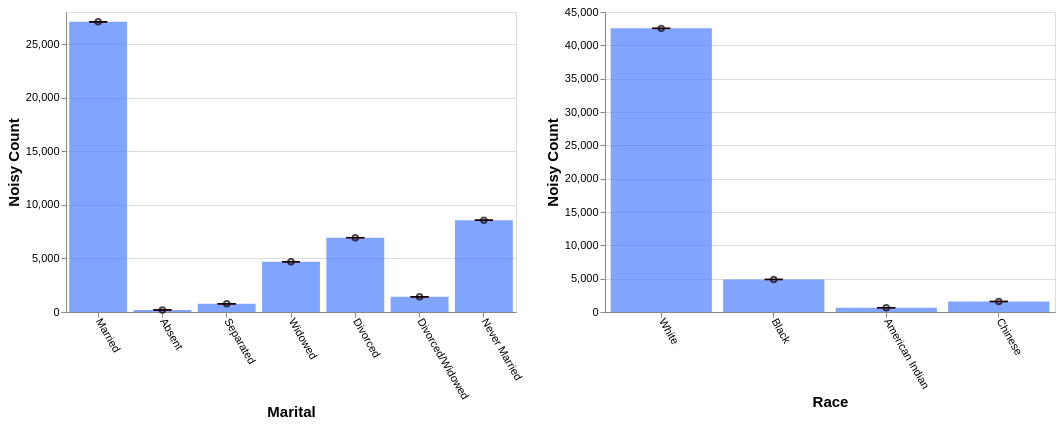

This figure's Vega-Lite source:
### Vega-Lite specification from a JSON file in a GitHub repository (floating-point values rounded to 4 significant figures)
{"config": {"view": {"continuousWidth": 400, "continuousHeight": 300}, "axis": {"labelFontSize": 11, "titleFontSize": 15}, "axisBottom": {"labelAngle": 60}}, "hconcat": [{"layer": [{"mark": "bar", "encoding": {"color": {"value": "transparent"}, "tooltip": [{"aggregate": "sum", "field": "noisy_count", "title": "noisy count", "type": "quantitative"}, {"aggregate": "sum", "field": "noisy_count_prev", "title": "prev count", "type": "quantitative"}, {"aggregate": "sum", "field": "error", "title": "current error", "type": "quantitative"}, {"aggregate": "sum", "field": "error_prev", "title": "prev error", "type": "quantitative"}], "x": {"field": "marital", "sort": null, "title": "Marital", "type": "ordinal"}}, "height": 300, "selection": {"selector549": {"type": "interval", "encodings": ["x"]}}, "transform": [{"filter": {"selection": "selector550"}}], "width": 450}, {"mark": {"type": "bar", "color": "gray", "opacity": 0}, "encoding": {"x": {"field": "marital", "sort": null, "title": "Marital", "type": "ordinal"}, "y": {"aggregate": "sum", "field": "noisy_count_prev", "type": "quantitative"}}, "transform": [{"filter": {"selection": "selector550"}}]}, {"mark": {"type": "bar", "color": "#4C7FFF", "opacity": 0.7}, "encoding": {"x": {"field": "marital", "sort": null, "title": "Marital", "type": "ordinal"}, "y": {"aggregate": "sum", "field": "noisy_count", "type": "quantitative"}}, "transform": [{"filter": {"selection": "selector550"}}]}, {"mark": {"type": "point", "color": "black", "opacity": 0.7}, "encoding": {"x": {"field": "marital", "sort": null, "title": "Marital", "type": "ordinal"}, "y": {"aggregate": "sum", "field": "noisy_count", "title": "Noisy Count", "type": "quantitative"}}, "transform": [{"filter": {"selection": "selector550"}}]}, {"mark": {"type": "rule", "color": "#B6B6B6", "size": 2, "strokeDash": [3, 3]}, "encoding": {"x": {"field": "marital", "sort": null, "title": "Marital", "type": "ordinal"}, "y": {"aggregate": "sum", "field": "plus_error_prev_marital", "title": "", "type": "quantitative"}, "y2": {"aggregate": "sum", "field": "minus_error_prev_marital", "title": ""}}, "transform": [{"filter": {"selection": "selector550"}}]}, {"mark": {"type": "tick", "color": "#B90000", "size": 0, "strokeDash": [1, 1]}, "encoding": {"x": {"field": "marital", "sort": null, "title": "Marital", "type": "ordinal"}, "y": {"aggregate": "sum", "field": "plus_error_prev_marital", "type": "quantitative"}}, "transform": [{"filter": {"selection": "selector550"}}]}, {"mark": {"type": "tick", "color": "#B90000", "size": 0, "strokeDash": [3, 1]}, "encoding": {"x": {"field": "marital", "sort": null, "title": "Marital", "type": "ordinal"}, "y": {"aggregate": "sum", "field": "minus_error_prev_marital", "type": "quantitative"}}, "transform": [{"filter": {"selection": "selector550"}}]}, {"mark": {"type": "rule", "color": "black", "size": 2}, "encoding": {"x": {"field": "marital", "sort": null, "title": "Marital", "type": "ordinal"}, "y": {"aggregate": "sum", "field": "plus_error", "title": "", "type": "quantitative"}, "y2": {"aggregate": "sum", "field": "minus_error", "title": ""}}, "transform": [{"filter": {"selection": "selector550"}}]}, {"mark": {"type": "tick", "color": "black", "width": 0}, "encoding": {"x": {"field": "marital", "sort": null, "title": "Marital", "type": "ordinal"}, "y": {"aggregate": "sum", "field": "plus_error", "type": "quantitative"}}, "transform": [{"filter": {"selection": "selector550"}}]}, {"mark": {"type": "tick", "color": "black", "width": 0}, "encoding": {"x": {"field": "marital", "sort": null, "title": "Marital", "type": "ordinal"}, "y": {"aggregate": "sum", "field": "minus_error", "type": "quantitative"}}, "transform": [{"filter": {"selection": "selector550"}}]}]}, {"layer": [{"mark": "bar", "encoding": {"color": {"value": "transparent"}, "tooltip": [{"aggregate": "sum", "field": "noisy_count", "title": "noisy count", "type": "quantitative"}, {"aggregate": "sum", "field": "noisy_count_prev", "title": "prev count", "type": "quantitative"}, {"aggregate": "sum", "field": "error", "title": "current error", "type": "quantitative"}, {"aggregate": "sum", "field": "error_prev", "title": "prev error", "type": "quantitative"}], "x": {"field": "race", "sort": null, "title": "Race", "type": "ordinal"}}, "height": 300, "selection": {"selector550": {"type": "interval", "encodings": ["x"]}}, "transform": [{"filter": {"selection": "selector549"}}], "width": 450}, {"mark": {"type": "bar", "color": "gray", "opacity": 0}, "encoding": {"x": {"field": "race", "sort": null, "title": "Race", "type": "ordinal"}, "y": {"aggregate": "sum", "field": "noisy_count_prev", "type": "quantitative"}}, "transform": [{"filter": {"selection": "selector549"}}]}, {"mark": {"type": "bar", "color": "#4C7FFF", "opacity": 0.7}, "encoding": {"x": {"field": "race", "sort": null, "title": "Race", "type": "ordinal"}, "y": {"aggregate": "sum", "field": "noisy_count", "type": "quantitative"}}, "transform": [{"filter": {"selection": "selector549"}}]}, {"mark": {"type": "point", "color": "black", "opacity": 0.7}, "encoding": {"x": {"field": "race", "sort": null, "title": "Race", "type": "ordinal"}, "y": {"aggregate": "sum", "field": "noisy_count", "title": "Noisy Count", "type": "quantitative"}}, "transform": [{"filter": {"selection": "selector549"}}]}, {"mark": {"type": "rule", "color": "#B6B6B6", "size": 2, "strokeDash": [3, 3]}, "encoding": {"x": {"field": "race", "sort": null, "title": "Race", "type": "ordinal"}, "y": {"aggregate": "sum", "field": "plus_error_prev_race", "title": "", "type": "quantitative"}, "y2": {"aggregate": "sum", "field": "minus_error_prev_race", "title": ""}}, "transform": [{"filter": {"selection": "selector549"}}]}, {"mark": {"type": "tick", "color": "#B90000", "size": 0, "strokeDash": [1, 1]}, "encoding": {"x": {"field": "race", "sort": null, "title": "Race", "type": "ordinal"}, "y": {"aggregate": "sum", "field": "plus_error_prev_race", "type": "quantitative"}}, "transform": [{"filter": {"selection": "selector549"}}]}, {"mark": {"type": "tick", "color": "#B90000", "size": 0, "strokeDash": [3, 1]}, "encoding": {"x": {"field": "race", "sort": null, "title": "Race", "type": "ordinal"}, "y": {"aggregate": "sum", "field": "minus_error_prev_race", "type": "quantitative"}}, "transform": [{"filter": {"selection": "selector549"}}]}, {"mark": {"type": "rule", "color": "black", "size": 2}, "encoding": {"x": {"field": "race", "sort": null, "title": "Race", "type": "ordinal"}, "y": {"aggregate": "sum", "field": "plus_error", "title": "", "type": "quantitative"}, "y2": {"aggregate": "sum", "field": "minus_error", "title": ""}}, "transform": [{"filter": {"selection": "selector549"}}]}, {"mark": {"type": "tick", "color": "black", "width": 0}, "encoding": {"x": {"field": "race", "sort": null, "title": "Race", "type": "ordinal"}, "y": {"aggregate": "sum", "field": "plus_error", "type": "quantitative"}}, "transform": [{"filter": {"selection": "selector549"}}]}, {"mark": {"type": "tick", "color": "black", "width": 0}, "encoding": {"x": {"field": "race", "sort": null, "title": "Race", "type": "ordinal"}, "y": {"aggregate": "sum", "field": "minus_error", "type": "quantitative"}}, "transform": [{"filter": {"selection": "selector549"}}]}]}], "data": {"name": "data-453d3c2ce2e2b587456e58930c7ce81b"}, "$schema": "https://vega.github.io/schema/vega-lite/v4.17.0.json", "datasets": {"data-453d3c2ce2e2b587456e58930c7ce81b": [{"marital": "Married", "race": "White", "noisy_count": 24270.0, "true_count": 24270.0, "plus_error": 24280.0, "minus_error": 24270.0, "error": 4.7, "noisy_count_prev": 24270.0, "true_count_prev": 24270.0, "plus_error_prev": 24280.0, "minus_error_prev": 24270.0, "error_prev": 5.7, "plus_error_prev_marital": 24280.0, "minus_error_prev_marital": 24270.0, "plus_error_prev_race": 24280.0, "minus_error_prev_race": 24270.0}, {"marital": "Married", "race": "Black", "noisy_count": 1676.0, "true_count": 1667.0, "plus_error": 1680.0, "minus_error": 1671.0, "error": 4.7, "noisy_count_prev": 1675.0, "true_count_prev": 1667.0, "plus_error_prev": 1681.0, "minus_error_prev": 1670.0, "error_prev": 5.7, "plus_error_prev_marital": 1681.0, "minus_error_prev_marital": 1670.0, "plus_error_prev_race": 1681.0, "minus_error_prev_race": 1670.0}, {"marital": "Married", "race": "American Indian", "noisy_count": 271.2, "true_count": 266.0, "plus_error": 275.9, "minus_error": 266.5, "error": 4.7, "noisy_count_prev": 271.3, "true_count_prev": 266.0, "plus_error_prev": 277.0, "minus_error_prev": 265.7, "error_prev": 5.7, "plus_error_prev_marital": 277.2, "minus_error_prev_marital": 265.9, "plus_error_prev_race": 277.6, "minus_error_prev_race": 266.3}, {"marital": "Married", "race": "Chinese", "noisy_count": 862.0, "true_count": 863.0, "plus_error": 866.7, "minus_error": 857.3, "error": 4.7, "noisy_count_prev": 861.4, "true_count_prev": 863.0, "plus_error_prev": 867.1, "minus_error_prev": 855.7, "error_prev": 5.7, "plus_error_prev_marital": 867.3, "minus_error_prev_marital": 855.9, "plus_error_prev_race": 866.9, "minus_error_prev_race": 855.5}, {"marital": "Absent", "race": "White", "noisy_count": 100.8, "true_count": 94.0, "plus_error": 105.5, "minus_error": 96.1, "error": 4.7, "noisy_count_prev": 100.8, "true_count_prev": 94.0, "plus_error_prev": 106.5, "minus_error_prev": 95.1, "error_prev": 5.7, "plus_error_prev_marital": 107.1, "minus_error_prev_marital": 95.72, "plus_error_prev_race": 106.7, "minus_error_prev_race": 95.3}, {"marital": "Absent", "race": "Black", "noisy_count": 10.2, "true_count": 16.0, "plus_error": 14.9, "minus_error": 5.5, "error": 4.7, "noisy_count_prev": 9.6, "true_count_prev": 16.0, "plus_error_prev": 15.3, "minus_error_prev": 3.9, "error_prev": 5.7, "plus_error_prev_marital": 15.93, "minus_error_prev_marital": 4.525, "plus_error_prev_race": 15.37, "minus_error_prev_race": 3.971}, {"marital": "Absent", "race": "American Indian", "noisy_count": 23.3, "true_count": 0.0, "plus_error": 28.0, "minus_error": 18.6, "error": 4.7, "noisy_count_prev": 21.9, "true_count_prev": 0.0, "plus_error_prev": 27.5, "minus_error_prev": 16.2, "error_prev": 5.7, "plus_error_prev_marital": 28.12, "minus_error_prev_marital": 16.82, "plus_error_prev_race": 28.11, "minus_error_prev_race": 16.81}, {"marital": "Absent", "race": "Chinese", "noisy_count": 56.6, "true_count": 7.0, "plus_error": 61.3, "minus_error": 51.9, "error": 4.7, "noisy_count_prev": 56.1, "true_count_prev": 7.0, "plus_error_prev": 61.7, "minus_error_prev": 50.4, "error_prev": 5.7, "plus_error_prev_marital": 62.33, "minus_error_prev_marital": 51.02, "plus_error_prev_race": 61.5, "minus_error_prev_race": 50.2}, {"marital": "Separated", "race": "White", "noisy_count": 576.8, "true_count": 567.0, "plus_error": 581.6, "minus_error": 572.1, "error": 4.7, "noisy_count_prev": 575.3, "true_count_prev": 567.0, "plus_error_prev": 581.0, "minus_error_prev": 569.7, "error_prev": 5.7, "plus_error_prev_marital": 581.5, "minus_error_prev_marital": 570.2, "plus_error_prev_race": 581.2, "minus_error_prev_race": 569.9}, {"marital": "Separated", "race": "Black", "noisy_count": 89.8, "true_count": 84.0, "plus_error": 94.5, "minus_error": 85.1, "error": 4.7, "noisy_count_prev": 90.7, "true_count_prev": 84.0, "plus_error_prev": 96.3, "minus_error_prev": 85.0, "error_prev": 5.7, "plus_error_prev_marital": 96.75, "minus_error_prev_marital": 85.45, "plus_error_prev_race": 96.37, "minus_error_prev_race": 85.07}, {"marital": "Separated", "race": "American Indian", "noisy_count": 12.8, "true_count": 13.0, "plus_error": 17.5, "minus_error": 8.1, "error": 4.7, "noisy_count_prev": 12.2, "true_count_prev": 13.0, "plus_error_prev": 17.8, "minus_error_prev": 6.5, "error_prev": 5.7, "plus_error_prev_marital": 18.25, "minus_error_prev_marital": 6.95, "plus_error_prev_race": 18.41, "minus_error_prev_race": 7.114}, {"marital": "Separated", "race": "Chinese", "noisy_count": 82.0, "true_count": 47.0, "plus_error": 86.7, "minus_error": 77.3, "error": 4.7, "noisy_count_prev": 81.4, "true_count_prev": 47.0, "plus_error_prev": 87.0, "minus_error_prev": 75.7, "error_prev": 5.7, "plus_error_prev_marital": 87.45, "minus_error_prev_marital": 76.15, "plus_error_prev_race": 86.8, "minus_error_prev_race": 75.5}, {"marital": "Widowed", "race": "White", "noisy_count": 4044.0, "true_count": 4078.0, "plus_error": 4048.0, "minus_error": 4039.0, "error": 4.7, "noisy_count_prev": 4044.0, "true_count_prev": 4078.0, "plus_error_prev": 4049.0, "minus_error_prev": 4038.0, "error_prev": 5.7, "plus_error_prev_marital": 4048.0, "minus_error_prev_marital": 4037.0, "plus_error_prev_race": 4049.0, "minus_error_prev_race": 4038.0}, {"marital": "Widowed", "race": "Black", "noisy_count": 494.7, "true_count": 543.0, "plus_error": 499.4, "minus_error": 490.0, "error": 4.7, "noisy_count_prev": 497.9, "true_count_prev": 543.0, "plus_error_prev": 503.6, "minus_error_prev": 492.2, "error_prev": 5.7, "plus_error_prev_marital": 502.7, "minus_error_prev_marital": 491.3, "plus_error_prev_race": 503.7, "minus_error_prev_race": 492.3}, {"marital": "Widowed", "race": "American Indian", "noisy_count": 54.3, "true_count": 35.0, "plus_error": 59.0, "minus_error": 49.6, "error": 4.7, "noisy_count_prev": 53.8, "true_count_prev": 35.0, "plus_error_prev": 59.5, "minus_error_prev": 48.2, "error_prev": 5.7, "plus_error_prev_marital": 58.6, "minus_error_prev_marital": 47.3, "plus_error_prev_race": 60.11, "minus_error_prev_race": 48.81}, {"marital": "Widowed", "race": "Chinese", "noisy_count": 97.1, "true_count": 77.0, "plus_error": 101.8, "minus_error": 92.4, "error": 4.7, "noisy_count_prev": 97.9, "true_count_prev": 77.0, "plus_error_prev": 103.6, "minus_error_prev": 92.3, "error_prev": 5.7, "plus_error_prev_marital": 102.7, "minus_error_prev_marital": 91.4, "plus_error_prev_race": 103.4, "minus_error_prev_race": 92.1}, {"marital": "Divorced", "race": "White", "noisy_count": 5957.0, "true_count": 5901.0, "plus_error": 5962.0, "minus_error": 5953.0, "error": 4.7, "noisy_count_prev": 5956.0, "true_count_prev": 5901.0, "plus_error_prev": 5962.0, "minus_error_prev": 5950.0, "error_prev": 5.7, "plus_error_prev_marital": 5962.0, "minus_error_prev_marital": 5951.0, "plus_error_prev_race": 5962.0, "minus_error_prev_race": 5951.0}, {"marital": "Divorced", "race": "Black", "noisy_count": 765.6, "true_count": 750.0, "plus_error": 770.3, "minus_error": 760.8, "error": 4.7, "noisy_count_prev": 765.0, "true_count_prev": 750.0, "plus_error_prev": 770.7, "minus_error_prev": 759.4, "error_prev": 5.7, "plus_error_prev_marital": 771.2, "minus_error_prev_marital": 759.9, "plus_error_prev_race": 770.8, "minus_error_prev_race": 759.5}, {"marital": "Divorced", "race": "American Indian", "noisy_count": 89.8, "true_count": 94.0, "plus_error": 94.5, "minus_error": 85.0, "error": 4.7, "noisy_count_prev": 89.2, "true_count_prev": 94.0, "plus_error_prev": 94.9, "minus_error_prev": 83.6, "error_prev": 5.7, "plus_error_prev_marital": 95.45, "minus_error_prev_marital": 84.15, "plus_error_prev_race": 95.51, "minus_error_prev_race": 84.21}, {"marital": "Divorced", "race": "Chinese", "noisy_count": 123.3, "true_count": 105.0, "plus_error": 128.0, "minus_error": 118.6, "error": 4.7, "noisy_count_prev": 123.7, "true_count_prev": 105.0, "plus_error_prev": 129.3, "minus_error_prev": 118.0, "error_prev": 5.7, "plus_error_prev_marital": 129.8, "minus_error_prev_marital": 118.5, "plus_error_prev_race": 129.1, "minus_error_prev_race": 117.8}, {"marital": "Divorced/Widowed", "race": "White", "noisy_count": 1013.0, "true_count": 1005.0, "plus_error": 1017.0, "minus_error": 1008.0, "error": 4.7, "noisy_count_prev": 1013.0, "true_count_prev": 1005.0, "plus_error_prev": 1018.0, "minus_error_prev": 1007.0, "error_prev": 5.7, "plus_error_prev_marital": 1019.0, "minus_error_prev_marital": 1008.0, "plus_error_prev_race": 1019.0, "minus_error_prev_race": 1007.0}, {"marital": "Divorced/Widowed", "race": "Black", "noisy_count": 312.2, "true_count": 344.0, "plus_error": 316.9, "minus_error": 307.5, "error": 4.7, "noisy_count_prev": 310.8, "true_count_prev": 344.0, "plus_error_prev": 316.5, "minus_error_prev": 305.2, "error_prev": 5.7, "plus_error_prev_marital": 317.1, "minus_error_prev_marital": 305.8, "plus_error_prev_race": 316.6, "minus_error_prev_race": 305.3}, {"marital": "Divorced/Widowed", "race": "American Indian", "noisy_count": 60.7, "true_count": 21.0, "plus_error": 65.5, "minus_error": 56.0, "error": 4.7, "noisy_count_prev": 59.9, "true_count_prev": 21.0, "plus_error_prev": 65.5, "minus_error_prev": 54.2, "error_prev": 5.7, "plus_error_prev_marital": 66.1, "minus_error_prev_marital": 54.8, "plus_error_prev_race": 66.11, "minus_error_prev_race": 54.81}, {"marital": "Divorced/Widowed", "race": "Chinese", "noisy_count": 32.3, "true_count": 33.0, "plus_error": 37.0, "minus_error": 27.6, "error": 4.7, "noisy_count_prev": 31.9, "true_count_prev": 33.0, "plus_error_prev": 37.6, "minus_error_prev": 26.3, "error_prev": 5.7, "plus_error_prev_marital": 38.2, "minus_error_prev_marital": 26.9, "plus_error_prev_race": 37.4, "minus_error_prev_race": 26.1}, {"marital": "Never Married", "race": "White", "noisy_count": 6582.0, "true_count": 6590.0, "plus_error": 6587.0, "minus_error": 6578.0, "error": 4.7, "noisy_count_prev": 6583.0, "true_count_prev": 6590.0, "plus_error_prev": 6589.0, "minus_error_prev": 6578.0, "error_prev": 5.7, "plus_error_prev_marital": 6589.0, "minus_error_prev_marital": 6577.0, "plus_error_prev_race": 6589.0, "minus_error_prev_race": 6578.0}, {"marital": "Never Married", "race": "Black", "noisy_count": 1533.0, "true_count": 1525.0, "plus_error": 1538.0, "minus_error": 1529.0, "error": 4.7, "noisy_count_prev": 1532.0, "true_count_prev": 1525.0, "plus_error_prev": 1538.0, "minus_error_prev": 1526.0, "error_prev": 5.7, "plus_error_prev_marital": 1537.0, "minus_error_prev_marital": 1526.0, "plus_error_prev_race": 1538.0, "minus_error_prev_race": 1526.0}, {"marital": "Never Married", "race": "American Indian", "noisy_count": 127.6, "true_count": 132.0, "plus_error": 132.3, "minus_error": 122.9, "error": 4.7, "noisy_count_prev": 127.1, "true_count_prev": 132.0, "plus_error_prev": 132.7, "minus_error_prev": 121.4, "error_prev": 5.7, "plus_error_prev_marital": 132.4, "minus_error_prev_marital": 121.1, "plus_error_prev_race": 133.3, "minus_error_prev_race": 122.0}, {"marital": "Never Married", "race": "Chinese", "noisy_count": 324.6, "true_count": 310.0, "plus_error": 329.3, "minus_error": 319.9, "error": 4.7, "noisy_count_prev": 326.9, "true_count_prev": 310.0, "plus_error_prev": 332.6, "minus_error_prev": 321.3, "error_prev": 5.7, "plus_error_prev_marital": 332.3, "minus_error_prev_marital": 321.0, "plus_error_prev_race": 332.4, "minus_error_prev_race": 321.1}]}}
